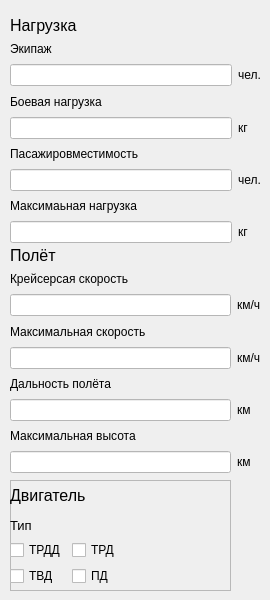
      <widget class="QWidget" name="page_8">
       <widget class="QLabel" name="label_173">
        <property name="geometry">
         <rect>
          <x>10</x>
          <y>10</y>
          <width>181</width>
          <height>31</height>
         </rect>
        </property>
        <property name="font">
         <font>
          <pointsize>12</pointsize>
         </font>
        </property>
        <property name="text">
         <string>Нагрузка</string>
        </property>
       </widget>
       <widget class="QWidget" name="gridLayoutWidget_19">
        <property name="geometry">
         <rect>
          <x>10</x>
          <y>40</y>
          <width>251</width>
          <height>203</height>
         </rect>
        </property>
        <layout class="QGridLayout" name="gridLayout_19">
         <item row="5" column="0">
          <widget class="QLineEdit" name="lineEdit_86">
           <property name="styleSheet">
            <string notr="true">background-color: rgb(255, 255, 255);</string>
           </property>
          </widget>
         </item>
         <item row="5" column="1">
          <widget class="QLabel" name="label_174">
           <property name="text">
            <string>чел.</string>
           </property>
          </widget>
         </item>
         <item row="0" column="0">
          <widget class="QLabel" name="label_175">
           <property name="text">
            <string>Экипаж</string>
           </property>
          </widget>
         </item>
         <item row="6" column="0">
          <widget class="QLabel" name="label_176">
           <property name="text">
            <string>Максимаьная нагрузка</string>
           </property>
          </widget>
         </item>
         <item row="2" column="0">
          <widget class="QLabel" name="label_177">
           <property name="text">
            <string>Боевая нагрузка</string>
           </property>
          </widget>
         </item>
         <item row="3" column="1">
          <widget class="QLabel" name="label_178">
           <property name="text">
            <string>кг</string>
           </property>
          </widget>
         </item>
         <item row="1" column="0">
          <widget class="QLineEdit" name="lineEdit_87">
           <property name="styleSheet">
            <string notr="true">background-color: rgb(255, 255, 255);</string>
           </property>
          </widget>
         </item>
         <item row="1" column="1">
          <widget class="QLabel" name="label_179">
           <property name="text">
            <string>чел.</string>
           </property>
          </widget>
         </item>
         <item row="3" column="0">
          <widget class="QLineEdit" name="lineEdit_88">
           <property name="styleSheet">
            <string notr="true">background-color: rgb(255, 255, 255);</string>
           </property>
          </widget>
         </item>
         <item row="4" column="0">
          <widget class="QLabel" name="label_180">
           <property name="text">
            <string>Пасажировместимость</string>
           </property>
          </widget>
         </item>
         <item row="7" column="0">
          <widget class="QLineEdit" name="lineEdit_89">
           <property name="styleSheet">
            <string notr="true">background-color: rgb(255, 255, 255);</string>
           </property>
          </widget>
         </item>
         <item row="7" column="1">
          <widget class="QLabel" name="label_181">
           <property name="text">
            <string>кг</string>
           </property>
          </widget>
         </item>
        </layout>
       </widget>
       <widget class="QLabel" name="label_182">
        <property name="geometry">
         <rect>
          <x>10</x>
          <y>240</y>
          <width>181</width>
          <height>31</height>
         </rect>
        </property>
        <property name="font">
         <font>
          <pointsize>12</pointsize>
         </font>
        </property>
        <property name="text">
         <string>Полёт</string>
        </property>
       </widget>
       <widget class="QWidget" name="gridLayoutWidget_20">
        <property name="geometry">
         <rect>
          <x>10</x>
          <y>270</y>
          <width>251</width>
          <height>203</height>
         </rect>
        </property>
        <layout class="QGridLayout" name="gridLayout_20">
         <item row="6" column="0">
          <widget class="QLabel" name="label_183">
           <property name="text">
            <string>Максимальная высота</string>
           </property>
          </widget>
         </item>
         <item row="1" column="0">
          <widget class="QLineEdit" name="lineEdit_90">
           <property name="styleSheet">
            <string notr="true">background-color: rgb(255, 255, 255);</string>
           </property>
          </widget>
         </item>
         <item row="5" column="2">
          <widget class="QLabel" name="label_184">
           <property name="text">
            <string>км</string>
           </property>
          </widget>
         </item>
         <item row="5" column="0">
          <widget class="QLineEdit" name="lineEdit_91">
           <property name="styleSheet">
            <string notr="true">background-color: rgb(255, 255, 255);</string>
           </property>
          </widget>
         </item>
         <item row="3" column="2">
          <widget class="QLabel" name="label_185">
           <property name="text">
            <string>км/ч</string>
           </property>
          </widget>
         </item>
         <item row="1" column="2">
          <widget class="QLabel" name="label_186">
           <property name="text">
            <string>км/ч</string>
           </property>
          </widget>
         </item>
         <item row="3" column="0">
          <widget class="QLineEdit" name="lineEdit_92">
           <property name="styleSheet">
            <string notr="true">background-color: rgb(255, 255, 255);</string>
           </property>
          </widget>
         </item>
         <item row="4" column="0">
          <widget class="QLabel" name="label_187">
           <property name="text">
            <string>Дальность полёта</string>
           </property>
          </widget>
         </item>
         <item row="2" column="0">
          <widget class="QLabel" name="label_188">
           <property name="text">
            <string>Максимальная скорость</string>
           </property>
          </widget>
         </item>
         <item row="0" column="0">
          <widget class="QLabel" name="label_189">
           <property name="text">
            <string>Крейсерсая скорость</string>
           </property>
          </widget>
         </item>
         <item row="7" column="0">
          <widget class="QLineEdit" name="lineEdit_93">
           <property name="styleSheet">
            <string notr="true">background-color: rgb(255, 255, 255);</string>
           </property>
          </widget>
         </item>
         <item row="7" column="2">
          <widget class="QLabel" name="label_190">
           <property name="text">
            <string>км</string>
           </property>
          </widget>
         </item>
        </layout>
       </widget>
       <widget class="QFrame" name="frame_2">
        <property name="geometry">
         <rect>
          <x>10</x>
          <y>480</y>
          <width>221</width>
          <height>111</height>
         </rect>
        </property>
        <property name="frameShape">
         <enum>QFrame::StyledPanel</enum>
        </property>
        <property name="frameShadow">
         <enum>QFrame::Raised</enum>
        </property>
        <widget class="QLabel" name="label_191">
         <property name="geometry">
          <rect>
           <x>0</x>
           <y>0</y>
           <width>181</width>
           <height>31</height>
          </rect>
         </property>
         <property name="font">
          <font>
           <pointsize>12</pointsize>
          </font>
         </property>
         <property name="text">
          <string>Двигатель</string>
         </property>
        </widget>
        <widget class="QLabel" name="label_192">
         <property name="geometry">
          <rect>
           <x>0</x>
           <y>30</y>
           <width>181</width>
           <height>31</height>
          </rect>
         </property>
         <property name="font">
          <font>
           <pointsize>10</pointsize>
          </font>
         </property>
         <property name="text">
          <string>Тип</string>
         </property>
        </widget>
        <widget class="QWidget" name="formLayoutWidget_18">
         <property name="geometry">
          <rect>
           <x>0</x>
           <y>60</y>
           <width>241</width>
           <height>51</height>
          </rect>
         </property>
         <layout class="QFormLayout" name="formLayout_18">
          <item row="0" column="0">
           <widget class="QCheckBox" name="checkBox_91">
            <property name="text">
             <string>ТРДД</string>
            </property>
           </widget>
          </item>
          <item row="0" column="1">
           <widget class="QCheckBox" name="checkBox_92">
            <property name="text">
             <string>ТРД</string>
            </property>
           </widget>
          </item>
          <item row="1" column="0">
           <widget class="QCheckBox" name="checkBox_93">
            <property name="text">
             <string>ТВД</string>
            </property>
           </widget>
          </item>
          <item row="1" column="1">
           <widget class="QCheckBox" name="checkBox_94">
            <property name="text">
             <string>ПД</string>
            </property>
           </widget>
          </item>
         </layout>
        </widget>
       </widget>
      </widget>
